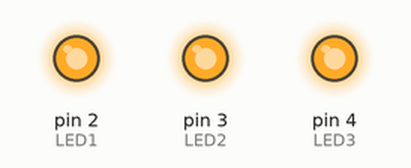
This sketch was run on a simulated Arduino Uno, built with avr-gcc and run on an emulated ATmega328P. Parts: output pins drawn as LEDs (lit = HIGH).

Above: at 0.5 s.
At 3.5 s:
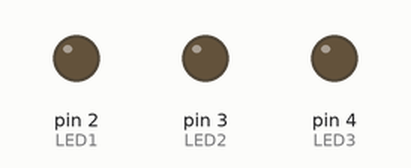
Timing chart, 0 to 4.6 s (numbered marks = the images above):
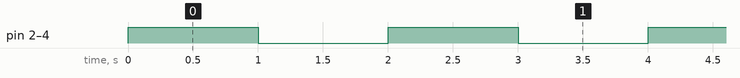

The sketch:

4.s2_threeLED.ino
```cpp
// Pin numbers for the three LEDs
const int LED1 = 2;
const int LED2 = 3;
const int LED3 = 4;

void setup() {
  // Set each LED pin as an output
  pinMode(LED1, OUTPUT);
  pinMode(LED2, OUTPUT);
  pinMode(LED3, OUTPUT);
}

void loop() {
  // Turn all LEDs ON
  digitalWrite(LED1, HIGH); //Turns on LED 1
  digitalWrite(LED2, HIGH);
  digitalWrite(LED3, HIGH);

  delay(1000);  // Wait 1 second

  // Turn all LEDs OFF
  digitalWrite(LED1, LOW);
  digitalWrite(LED2, LOW);
  digitalWrite(LED3, LOW);

  delay(1000);  // Wait 1 second
}
```

Measured:
- by itself, pin 2 (LED1), pin 3 (LED2), pin 4 (LED3): alternates HIGH for 1.0 s and LOW for 1.0 s
